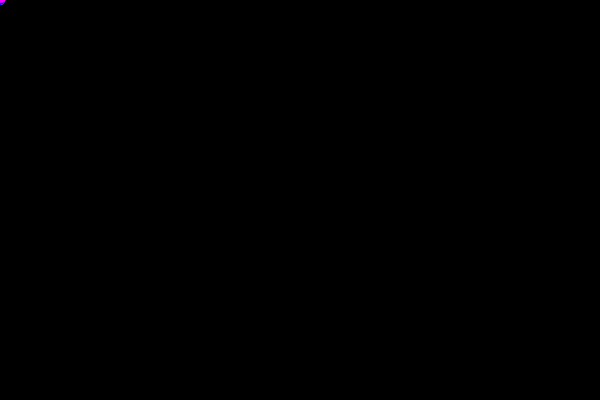
Frame 1 (no input)
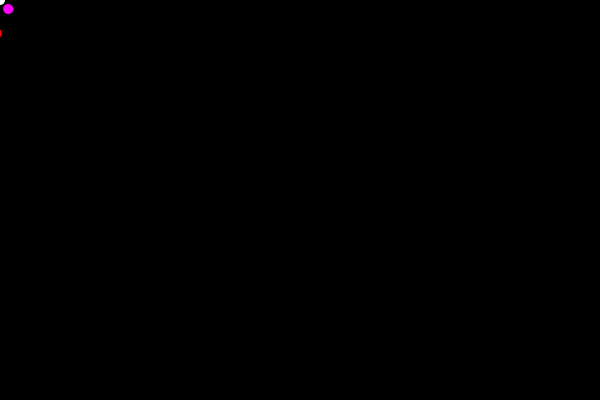
Frame 60 (the mouse pressed at the canvas centre just before this capture)
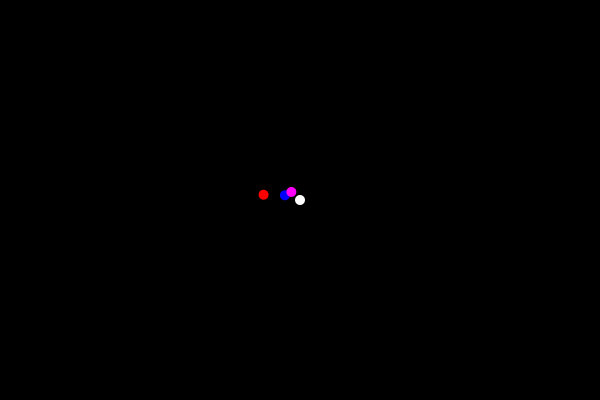
Frame 120 (the mouse held since frame 60 and released just before this capture)

The Processing sketch that drew these frames (run headless with seeded random() and noise(); from frame 60 on, the mouse is pressed at the canvas centre):

// Processing sketch: processing_114829
// ── processing_114829.pde

/**
 * Mouse 2D. 
 * 
 * Moving the mouse changes the position and size of each box. 
 */
 
 Orb robot;
Orb gps_guess;
Orb accel_guess;
Orb khal_guess;

Coord old;
Coord older;
Coord oldest;

void setup() {
  size(600,400);
  noStroke();
  
  robot = new Orb();
  gps_guess = new Orb();
  accel_guess = new Orb();
  khal_guess = new Orb();
  old = new Coord();
  older = new Coord();
  oldest = new Coord();
  gps_guess.set_color(255,0,0);
  accel_guess.set_color(0,0,255);
  khal_guess.set_color(255,0,255);
}

void draw() 
{   
  background(0);
  
  // calculating acceleration
  
  oldest = older;
  older = old;
  old = new Coord(mouseX, mouseY);
  Coord vnew = subtract(old, older);
  Coord vold = subtract(older, oldest);
  Coord accel = subtract(vnew, vold);
  
  robot.follow();
  robot.render();
  
  Coord gps_coord = get_gps(robot.pos);
  accel = get_accel(accel);
  
  gps_guess.set_pos(gps_coord);
  gps_guess.render();
  
  accel_guess.accel(accel);
  accel_guess.update();
  accel_guess.render();
  
  // weighted average of measured position with old position + speed
  float gps_coeff = 1;
  float accel_coeff = 10;
  
  
  Coord guess = new Coord();
  guess = addc( mult(gps_coeff,gps_coord), mult(accel_coeff, addc(khal_guess.pos, accel_guess.vel)));
  guess = mult(1/(gps_coeff + accel_coeff), guess);
  
  khal_guess.set_pos(guess);
  khal_guess.render();
  
}

// adds gaussian noise to actual coordinate
Coord get_gps(Coord c) {
  float std = 50;
  return new Coord(c.x + std*random(-1,1), c.y + std*random(-1,1));
}

// adds gaussian noise to accelerometer data
Coord get_accel(Coord c) {
  float std = .020;
  return new Coord(c.x + std*random(-1,1), c.y + std*random(-1,1));
}

// utility functions for doing vector math
Coord subtract(Coord a, Coord b) {
  return new Coord(a.x - b.x, a.y - b.y);
}
Coord addc(Coord a, Coord b) {
  return new Coord(a.x + b.x, a.y + b.y);
}
Coord mult(float s, Coord c) {
  return new Coord(s*c.x, s*c.y);
}

class Coord
{
  public float x;
  public float y;
  
  public Coord() {
    this.x = 0;
    this.y = 0;
  }
  
  public Coord(float x, float y) {
    this.x = x;
    this.y = y;
  }
}

class Orb
{
  public Coord pos;
  public Coord vel;
  
  public int draw_size;
  public int r;
  public int g;
  public int b;
  
  public Orb() {
    this.pos = new Coord();
    this.vel = new Coord();
    
    this.draw_size = 10;
    this.set_color(255,255,255);
  }
 
  public void set_color(int r, int g, int b) {
    this.r = r;
    this.g = g;
    this.b = b;
  }

  public void set_pos(Coord p) {
    this.pos = p;
  }
  
  public void render() {
    fill(this.r, this.g, this.b);
    ellipse(this.pos.x, this.pos.y, this.draw_size, this.draw_size);
  }
  
  public void follow() {
    this.pos.x = mouseX;
    this.pos.y = mouseY;
  }
  
  public void accel(Coord c) {
    this.vel = addc(this.vel, c);
  }
  
  public void update() {
    this.pos = addc(this.pos, this.vel);
  }
}
